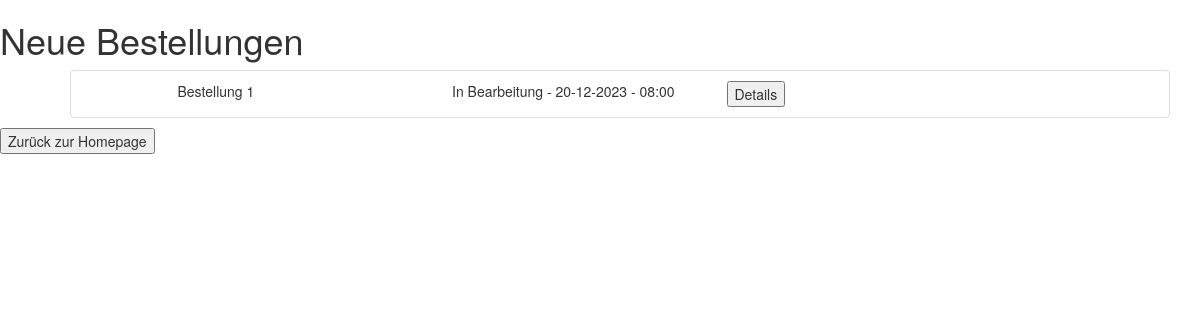
The page /restaurant/bestellungen/neu (signed in) on the database its author committed.
### tables this page shows
CREATE TABLE 'bestellung' ('bestell_id' INTEGER PRIMARY KEY AUTOINCREMENT,'status' TEXT, 'eingangsTag' DATE, 'eingangsUhrzeit' TIME, 'zusatztext' TEXT, 'restaurant_username' TEXT, 'customer_username' TEXT, FOREIGN KEY (restaurant_username) references restaurant(username), FOREIGN KEY (customer_username) references kunde(username));

### app.py (the view)
@app.route('/restaurant/bestellungen/neu')
def newOrders():
    if(not 'restaurant_username' in session):
        return render_template('restaurant_login.html')
    username = session['restaurant_username']
    newOrders = zugreifer.getNewOrdersForRestaurant(username)
    return render_template('restaurant_new_orders.html', newOrders = newOrders)

### zugreifer.py (called while the page is built)
def getNewOrdersForRestaurant(username):
    con = sqlite3.connect("Database.db")
    cur = con.cursor()
    result = cur.execute("SELECT * FROM bestellung where restaurant_username='" + username + "' and status='In Bearbeitung' order by eingangsTag asc , eingangsUhrzeit asc;");
    newOrders = list()
    for x in result:
        newOrders.append(order(x[0], x[1], x[2], x[3], x[4], x[5], x[6]))
    cur.close()
    con.close()
    return newOrders;

### templates/restaurant_new_orders.html (shortened to what this page needs)
<!DOCTYPE html>
<html>
    <head>
        <link rel="stylesheet" href="https://maxcdn.bootstrapcdn.com/bootstrap/3.4.1/css/bootstrap.min.css">
    </head>
    <body>
        <h1>Neue Bestellungen</h1>
        <div class="container">
            <ul>
                {%for newOrder in newOrders%}
                <li class="list-group-item" style="list-style-type: none;">
                    <div class="row">
                        <div class="col-sm-1"></div>
                        <div class="col-sm-3">
                            Bestellung {{ newOrder.orderId }}
                        </div>
                        <div class="col-sm-3">
                            {{ newOrder.status }} - {{ newOrder.date }} - {{ newOrder.time }}
                        </div>
                        <div class="col-sm-3">
                            <form action="{{ url_for('newOrderDetails',orderId = newOrder.orderId) }}" method=post >
                                <button type="submit">Details</button>
                            </form>
                        </div>
                </li>
                {% endfor %}
            </ul>
        </div>
        <div class="row-sm-20">
            <form action="/restaurant" method="get">
                <button type="submit">Zurück zur Homepage</button>
            </form>
        </div>
    </body>
</html>

### rows shown on the page
bestellung: orderId "1", status "In Bearbeitung", date "20-12-2023", time "08:00"
